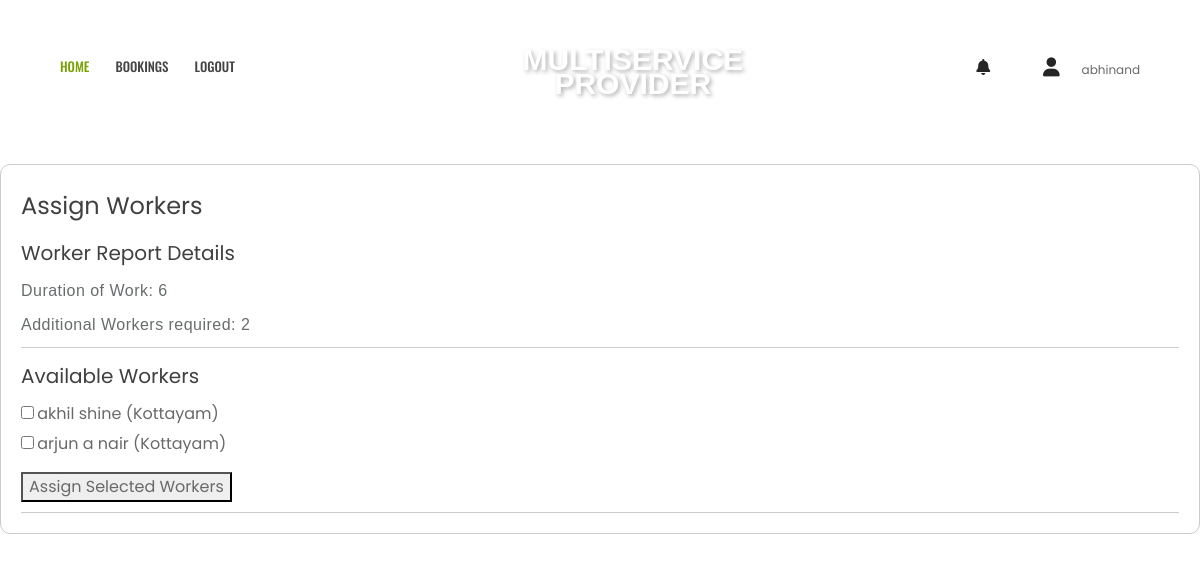
The app's page /assign_workers/7/ (signed in) with its own data.
### app1/models.py (models this page shows)
class MyUser(AbstractUser):
    email = models.EmailField(unique=True)
    password = models.CharField(max_length=128, default="")
    role = models.CharField(max_length=15, default='client')
    userid = models.AutoField(primary_key=True)

class WorkerReport(models.Model):
    COMPLETED = 'completed'
    CANCELED = 'canceled'
    REPORTGIVEN = 'reportgiven'
    REPORTVERIFIED = 'reportverified'
    STATUS_CHOICES = [
        (COMPLETED, 'Completed'),
        (CANCELED, 'Canceled'),
        (REPORTGIVEN, 'ReportGiven'),
        (REPORTVERIFIED, 'ReportVerified'),
    ]
    reportid = models.AutoField(primary_key=True)
    serviceid = models.ForeignKey('Service', on_delete=models.CASCADE)
    user_id = models.ForeignKey('Worker', on_delete=models.CASCADE)
    providerid = models.ForeignKey('ServiceProvider', on_delete=models.CASCADE)
    duration_of_work = models.CharField(max_length=100)
    requirements = models.TextField()
    cost = models.DecimalField(max_digits=10, decimal_places=2)
    num_workers_needed = models.IntegerField()
    created_at = models.DateTimeField(auto_now_add=True)
    status = models.CharField(max_length=15, choices=STATUS_CHOICES, default=REPORTGIVEN)
    report_pdf = models.FileField(upload_to='worker_reports/', blank=True, null=True)

class Worker(models.Model):
    user = models.OneToOneField(MyUser, on_delete=models.CASCADE,primary_key=True)
    provider = models.TextField(max_length=100)
    first_name = models.TextField(max_length=100)
    last_name = models.TextField(max_length=100)
    email = models.EmailField(unique=True)
    dob = models.DateField(null=True, blank=True)
    phone = models.CharField(max_length=12, unique=True)
    district = models.TextField(max_length=100)
    state = models.TextField(max_length=100)
    role = models.CharField(max_length=15)
    status = models.CharField(max_length=15)

### app1/views.py (the view)
# urls.py: path('assign_workers/<int:reportid>/', views.assign_workers, name='assign_workers'),
@login_required
def assign_workers(request, reportid):
    worker_report = WorkerReport.objects.get(reportid=reportid)
    service_id = worker_report.serviceid_id
    service = Service.objects.get(serviceid=service_id)
    workers = Worker.objects.filter(district=service.district, status='available')
    context = {
        'worker_report': worker_report,
        'service': service,
        'available_workers': workers,
    }
    return render(request, 'assign_workers.html', context)

### app1/templates/assign_workers.html (shortened to what this page needs)
{% load static %}
<!doctype html>
<html class="no-js" lang="en">
<head>
        <link rel="stylesheet" href="{% static 'userassets/css/bootstrap.min.css' %}">
        <link rel="stylesheet" href="{% static 'userassets/css/font-awesome.min.css' %}">
        <link rel="stylesheet" href="{% static 'userassets/css/ie7.css' %}">
        <link rel="stylesheet" href="{% static 'userassets/css/plugins.css' %}">
        <link rel="stylesheet" href="{% static 'userassets/css/style.css' %}">
    </head>
    <link rel="stylesheet" href="https://cdnjs.cloudflare.com/ajax/libs/font-awesome/6.0.0/css/all.min.css" />
    <body>
        <header class="header-area header-sticky">
            <div class="header-container">
                <div class="row">
                    <div class="col-lg-5 display-none-md display-none-xs">
                        <div class="ht-main-menu">
                            <nav>
                                <ul>
                                    <li class="active"><a href="{% url 'providerpage' %}">HOME </a>
                                    </li>
                                    <li><a href="{% url 'provider_bookings' %}">Bookings</a></li>
                                    <li><a href="{% url 'user_logout' %}">Logout</a></li>
                                </ul>
                            </nav>
                        </div>
                    </div>
                    <div class="col-lg-2 col-sm-4">
                        <div class="logo text-center">
                            <a href="" class="logo-text">MULTISERVICE <span class="provider-text" style="padding-top: 30px;">PROVIDER</span></a>
                        </div>
                    </div>
                    <div class="col-lg-5 col-sm-8">
                        <div class="header-content d-flex justify-content-end">
                            <div class="settings-wrapper">
                                <a href="#"><i class="fas fa-bell"></i></a>
                            </div>
                            <div class="cart-wrapper">
                                <a href="#"><i class="fas fa-user"></i></a>
                                <span>{{request.user}}</span>
                            </div>
                        </div>
                    </div>
                </div>
            </div>
        </header>
                            <br> <br> <br> <br> <br> <br>
                            <div class="booking-box" style="border: 1px solid #ccc; border-radius: 10px; padding: 20px; background-color: rgba(255, 255, 255, 0.8);">
                              <h1 style="font-size: 24px;">Assign Workers</h1>
                              <div style="border-bottom: 1px solid #ccc; padding-bottom: 10px;">
                                  <h2 style="font-size: 20px;">Worker Report Details</h2>
                                  <p style="font-size: 16px;">Duration of Work: {{ worker_report.duration_of_work }}</p>
                                  <p style="font-size: 16px;">Additional Workers required: {{ worker_report.num_workers_needed|add:"-1" }}</p>
                              </div>
                              <div style="border-bottom: 1px solid #ccc; padding-bottom: 10px; margin-top: 10px;">
                                  <h2 style="font-size: 20px;">Available Workers</h2>
                                  <form method="post" action="{% url 'assign_workers_service' %}" onsubmit="return validateWorkers()">
                                      <ul>
                                          {% if available_workers %}
                                              {% for worker in available_workers %}
                                                  <li style="margin-bottom: 5px;">
                                                      <label>
                                                          <input type="checkbox" name="selected_workers" value="{{ worker.user_id }}">
                                                          <span style="font-size: 16px;">{{ worker.first_name }} {{ worker.last_name }} ({{ worker.district }})</span>
                                                      </label>
                                                  </li>
                                              {% endfor %}
                                              <button type="submit" style="font-size: 16px; margin-top: 10px;">Assign Selected Workers</button>
                                          {% else %}
                                              <li>No available workers</li>
                                              <a href="" style="font-size: 16px; margin-top: 10px;">Cancel Booking</a>
                                          {% endif %}
                                      </ul>
                                  </form>
                              </div>
                          </div>
    </body>
</html>

### app1/templates/assign_workers.html (style rules this page uses)
p { font-family: "Barlow", sans-serif !important; font-weight: 300; font-size: 1rem; color: #686c6d; letter-spacing: 0.03rem; margin-bottom: 10px; }
a.logo-text { font-family: Arial, sans-serif; font-size: 30px; font-weight: bold; text-decoration: none; color: white; text-shadow: 2px 2px 4px rgba(0, 0, 0, 0.3); margin-bottom: 35px; }
span.provider-text { padding-top: 30px !important; }
.booking-box { margin-top: 20px; }
body { background-image: url('https://www.creativefabrica.com/wp-content/uploads/2022/05/17/pastel-aesthetic-background-Graphics-30684243-1.jpg'); background-size: cover; background-repeat: no-repeat; }

### records on screen
MyUser: user "abhinand"
WorkerReport: duration_of_work "6", num_workers_needed|add "2"
Worker: first_name "akhil", last_name "shine", district "Kottayam"
Worker: first_name "arjun", last_name "a nair", district "Kottayam"
